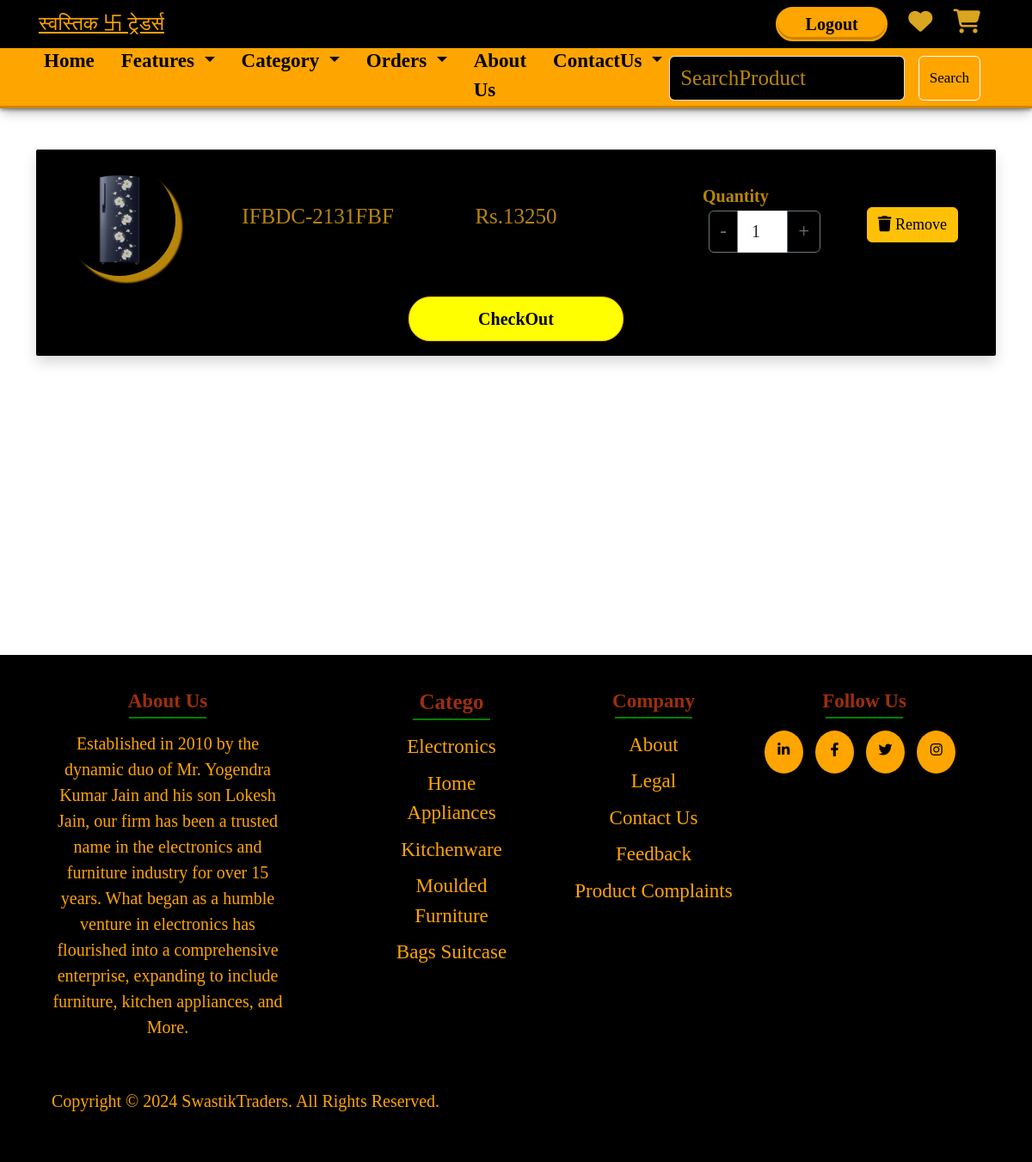
Before: /Cart/ (signed in) with the older database file.
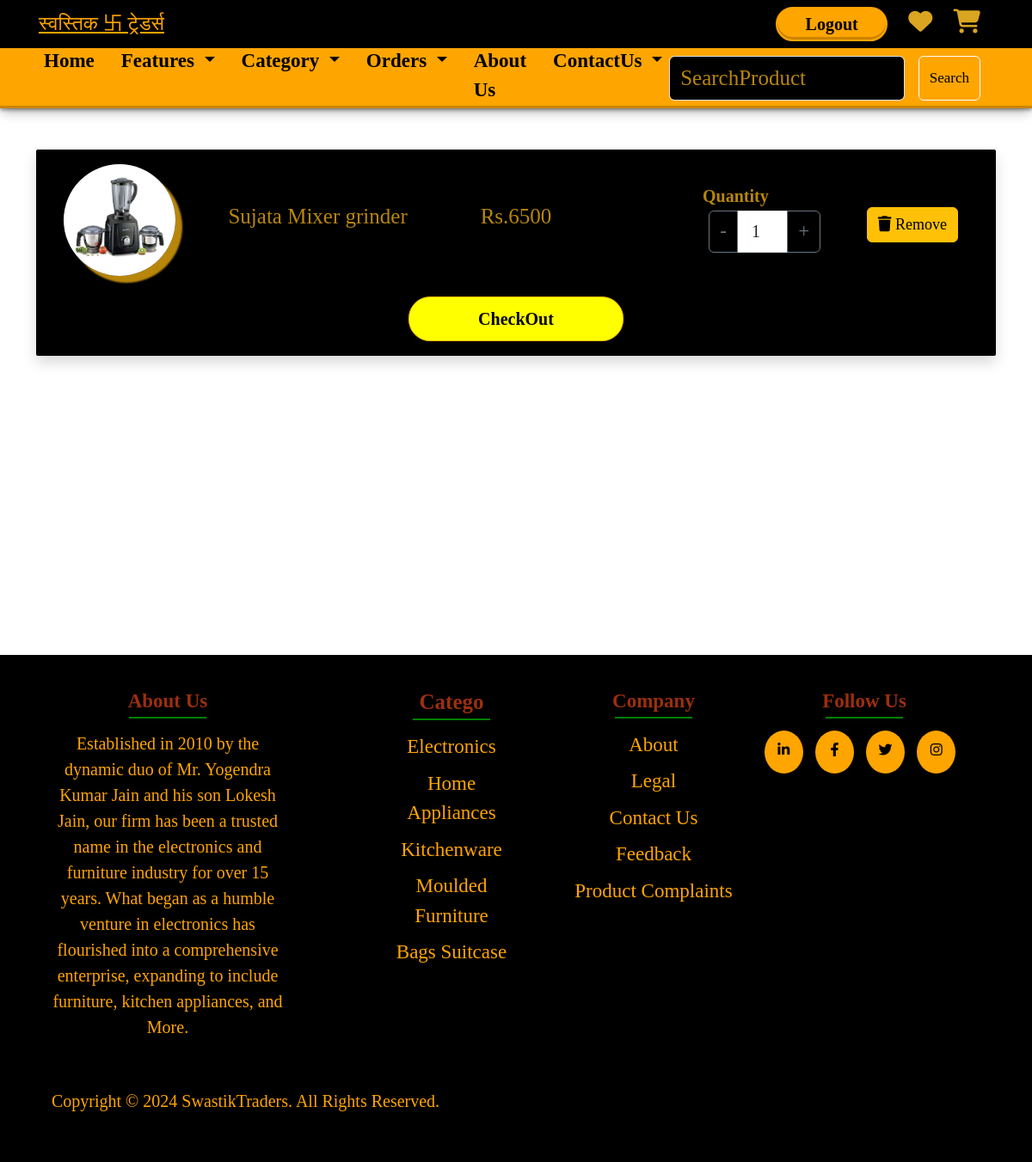
After: the same page with the newer database file.
### Ecomapp/models.py (models this page shows, shortened)
class Cart(models.Model):
    user = models.ForeignKey(User, on_delete=models.CASCADE)
    product = models.ForeignKey(Product, on_delete=models.CASCADE)
    product_qty = models.IntegerField(default=0)
    created_at = models.DateTimeField(auto_now_add=True)

class Product(models.Model):
    category = models.ForeignKey(Category, on_delete=models.CASCADE)
    slug = models.CharField(max_length=150, null=False, blank=False)
    name = models.CharField(max_length=150, null=False, blank=False)
    Product_image = models.ImageField(upload_to=get_file_path, null=True, blank=True)
    Small_description = models.TextField(max_length=250, null=False, blank=False)
    Size = models.TextField(max_length=150,null=True,blank=False)
    quantity = models.IntegerField(null=False, blank=False)
    description = models.TextField(max_length=1000, null=False, blank=False)
    description2 = models.TextField(max_length=1000, null=True, blank=False)
    Orignal_Price = models.FloatField(null=False, blank=False)
    Selling_Price =models.FloatField(null=False,blank=False)
    status = models.BooleanField(default=False, help_text="Whether the category is hidden or not")
    trending = models.BooleanField(default=False, help_text="Whether the category is trending or not")
    Tag = models.CharField(max_length=150, null=False, blank=False)
    meta_title = models.CharField(max_length=150, null=False, blank=False)
    meta_keywords = models.TextField(null=False, blank=False)
    meta_description = models.TextField(null=False, blank=False)
    created_at = models.DateTimeField(auto_now_add=True)

### Ecomapp/views.py (the view)
# urls.py: path('Cart/', views.cart, name='Cart'),
@login_required(login_url=Login)
def cart(request):
    cart_items = Cart.objects.filter(user=request.user)
    context = {'cart': cart_items}
    return render(request, 'Cart.html', context)

### templates/Cart.html (shortened to what this page needs)
{% extends 'Store/layouts/main.html' %}
{% load static %}
{% block content %}
<div class="py-5">
    <div class="container">
        <div class="row justify-content-center">
            <div class="col-md-12">
                <div class="card shadow product_data" style="border-radius: 2px; font-size: 23px; font-weight: bold; font-family: 'Times New Roman', Times, serif; background-color: black; z-index: 800;">
                    <div class="card-body">
                        {% if cart %}
                            {% for item in cart %}
                                <div class="row align-items-center justify-content-center mb-3 text-center" style="color:darkgoldenrod" data-product-id="{{ item.product_id }}">
                                    <div class="col-md-2 my-auto">
                                        <img src="{{ item.product.Product_image.url }}" height="130px" width="130px" style="user-select: none;color: darkgoldenrod;border-radius:100px;box-shadow:8px 8px 2px darkgoldenrod;">
                                    </div>
                                    <div class="col-md-3 my-auto">
                                        <h6 style="font-size: 25px; font-family: 'Times New Roman', Times, serif;">{{ item.product.name }}</h6>
                                    </div>
                                    <div class="col-md-2 my-auto">
                                        <h6 style="font-size: 25px;">Rs.{{ item.product.Selling_Price|stringformat:'d' }}</h6>
                                    </div>
                                    <div class="col-md-3 my-auto">
                                        {% if item.product.quantity >= item.product_qty %}
                                            <label for="Quantity" style="margin-left: 50px; font-size: 20px; font-family: 'Times New Roman', Times, serif;">Quantity</label>
                                            <div class="input-group text-center mb-2" style="width: 130px;margin-left: 120px;">
                                                <button class="btn btn-outline-secondary decrement-btn change-quantity" style="font-size: 23px;">-</button>
                                                <input style="font-size: 20px;" type="number" class="form-control text-center qty-input" name="quantity" value="{{ item.product_qty }}" min="1" max="{{ item.product.quantity }}">
                                                <button class="btn btn-outline-secondary increment-btn change-quantity" style="font-size: 23px;">+</button>
                                            </div>
                                        {% else %}
                                            <p>Not enough stock available</p>
                                        {% endif %}
                                    </div>
                                    <div class="col-md-2 my-auto">
                                        <button style="font-size: 18px; margin-top: 10px;" class="btn btn-warning delete-cart-item"><i class="fa fa-trash"></i> Remove</button>
                                    </div>
                                </div>
                            {% endfor %}
                            <div class="d-flex justify-content-center mt-4">
                                <a href="http://127.0.0.1:3000/Checkout/" class="btn btn-warning" style="border-radius: 25px; padding: 10px; font-size: 20px; font-weight: bold; color: black; text-decoration: none; background-color: yellow; width: 250px; text-align: center;">CheckOut</a>
                            </div>
                        {% else %}
                            <p class="text-center"style="color:darkgoldenrod">Your cart is empty.</p>
                        {% endif %}
                    </div>
                </div>
            </div>
        </div>
    </div>
</div>
<footer>
    <div class="footer-col about">
        <h4>About us</h4>
        <p style="color: Orange;font-size: 20px;font-family: 'Times New Roman', Times, serif;">Established in 2010 by the dynamic duo of Mr. Yogendra Kumar Jain and his son Lokesh Jain, our firm has been a trusted name in the electronics and furniture industry for over 15 years. What began as a humble venture in electronics has flourished into a comprehensive enterprise, expanding to include furniture, kitchen appliances, and More.</p>
    </div>
    <div class="footer-col services">
        <h4 style="margin-left: 120px;font-family: 'Times New Roman', Times, serif;font-size: 25px;">Catego</h4>
        <ul style="margin-left: 120px;">
            <li><a href="http://127.0.0.1:2000/collections/Electronics">Electronics</a></li>
            <li><a href="http://127.0.0.1:2000/collections/KitchenWare">Home Appliances</a></li>
            <li><a href="http://127.0.0.1:2000/collections/Washroom">Kitchenware</a></li>
            <li><a href="http://127.0.0.1:2000/collections/Handloom">Moulded Furniture</a></li>
            <li><a href="http://127.0.0.1:2000/collections/Bags">Bags Suitcase</a></li>
        </ul>
    </div>
    <div class="footer-col company">
        <h4 style="margin-left: 50px;">Company</h4>
        <ul style="margin-left: 50px;">
            <li><a href="{% url 'Aboutus' %}">About</a></li>
            <li><a href="http://127.0.0.1:1000/contact/">Legal</a></li>
            <li><a href="{% url 'Contact' %}">Contact us</a></li>
            <li><a href="{% url 'Feedbacks' %}">Feedback</a></li>
            <li><a href="{% url 'Complaint' %}">Product Complaints</a></li>
        </ul>
    </div>
    <div class="footer-col follow">
        <h4>Follow us</h4>
        <div class="links">
            <a href="https://www.linkedin.com/feed/"><i class="fab fa-linkedin-in"></i></a>
            <a href="https://www.facebook.com/"><i class="fab fa-facebook-f"></i></a>
            <a href="#"><i class="fab fa-twitter"></i></a>
            <a href="https://www.instagram.com/anveshjain1635/"><i class="fab fa-instagram"></i></a>
        </div>
    </div>
    <div class="line">
        <p style="font-size: 20px;color:Orange;font-family: 'Times New Roman', Times, serif;">Copyright © 2024 SwastikTraders. All Rights Reserved.</p>
    </div>
</footer>
{% endblock content %}

### templates/store/layouts/main.html (shortened to what this page needs)
<!DOCTYPE html>
<html lang="en">
<head>
  <link href="https://cdn.jsdelivr.net/npm/bootstrap@5.3.3/dist/css/bootstrap.min.css" rel="stylesheet">
  <link href="https://cdnjs.cloudflare.com/ajax/libs/font-awesome/6.5.1/css/all.min.css" rel="stylesheet">
  <link href='https://unpkg.com/boxicons@2.1.4/css/boxicons.min.css' rel='stylesheet'>
  <link rel="stylesheet" href="https://cdnjs.cloudflare.com/ajax/libs/font-awesome/6.2.0/css/all.min.css">
  <link rel="stylesheet" href="https://cdn.jsdelivr.net/npm/alertifyjs@1.13.1/build/css/alertify.min.css"/>
  <link rel="stylesheet" href="https://code.jquery.com/ui/1.14.0/themes/base/jquery-ui.css">
</head>
<body>
  {% include 'Store/Inc/navbar.html' %}
  {% block content %}
  {% endblock %}
</body>
</html>

### templates/store/Inc/navbar.html (shortened to what this page needs)
{% load static %}
<body>
    <div class="top-navbar">
        <div class="top-icons">
        <a href="{% url 'home' %}" style="color: #1c1c50;font-size: 23px;text-decoration: none;font-family: 'Times New Roman', Times, serif;color:Orange;width:250px;padding:px;text-decoration:underline;">स्वस्तिक 卐 ट्रेडर्स</a>
        </div>
        <div class="other-links">
            {% if user.is_authenticated %}
                <button id="btn-logout"><a href="{% url 'logout' %}">Logout</a></button>
            {% else %}
                <button id="btn-login"><a href="{% url 'Login' %}">Login</a></button>
                <button id="btn-signup"><a href="{% url 'Signup' %}">Signup</a></button>
            {% endif %}
            <a href="{% url 'Wishlist' %}"><i class="fa-solid fa-heart" style="color:Goldenrod"></i></a>
            <a href="{% url 'Cart' %}"><i class="fa-solid fa-cart-shopping"style="color:Goldenrod"></i></a>
        </div>
    </div>
    <div class="home-section">
        <nav class="navbar navbar-expand-lg" id="navbar">
            <div class="container-fluid">
              <div class="collapse navbar-collapse" id="navbarSupportedContent">
                <ul class="navbar-nav me-auto mb-2  lg-1 fs-5 ">
                  <li class="nav-item">
                    <a class="nav-link active" aria-current="page" href="{% url 'home' %}" style="color: black;">Home</a>
                  </li>
                  <li class="nav-item dropdown">
                    <a style="color:black" class="nav-link dropdown-toggle" href="#" id="navbarDropdown" role="button" data-bs-toggle="dropdown" aria-expanded="false">
                      Features
                    </a>
                  </li>
                  <li class="nav-item dropdown">
                    <a href="#" class="nav-link dropdown-toggle" id="navbarDropdown" role="button" data-bs-toggle="dropdown" aria-expanded="false" style="color:black;border-radius: 20px;">
                      Category
                    </a>
                  </li>
                  <li class="nav-item dropdown">
                    <a style="color: black;" class="nav-link dropdown-toggle" href="#" id="navbarDropdown" role="button" data-bs-toggle="dropdown" aria-expanded="false">
                      Orders
                    </a>
                </li>
                  <li class="nav-item">
                    <a style="color:black;" class="nav-link" href="{% url 'Aboutus' %}">About Us</a>
                  </li>
                  <li class="nav-item dropdown">
                    <a style="color: black;" class="nav-link dropdown-toggle" href="#" id="navbarDropdown" role="button" data-bs-toggle="dropdown" aria-expanded="false">
                      ContactUs
                    </a>
                </li>
                </ul>
                <div class="Search_bar">
                    <form class="d-flex me-5" action="{% url 'searchproduct' %}" method="POST">
                        <input
                            class="form-control me-3"
                            name="searchproduct"
                            id="SearchProduct"
                            type="search"
                            placeholder="SearchProduct"
                            aria-label="Search"
                            style="background-color: black; font-size: 25px;color: darkgoldenrod;"
                        >
                        <button
                            class="btn btn-outline-success"
                            type="submit"
                            id="search-btn"
                            style="color: black;background:Orange;font-size:17px"
                        >
                            Search
                        </button>
                    </form>
                </div>
            </div>
            </div>
          </nav>

### templates/store/Inc/navbar.html (style rules this page uses)
body { margin: 100; padding: 100; box-sizing: border-box; background-color: white; }
#btn-logout { position: relative; width: 130px; height: 5vh; border: 2px solid Orange; color: #1c1c50; font-weight: bold; border-radius: 30px; background: Orange; overflow: hidden; cursor: pointer; transition: color 0.5s ease; box-shadow: rgba(0, 0, 0, 0.4) 0px 2px 4px, rgba(0, 0, 0, 0.3) 0px 7px 13px -3px, rgba(0, 0, 0, 0.2) 0px -3px 0px inset; font-size:20px; }
#btn-logout::before { content: ""; position: absolute; top: 0; left: -100%; width: 100%; height: 100%; background-color:black; transition: transform 0.5s ease; z-index: 0; border-color: #1c1c50; }
#btn-logout a { position: relative; z-index: 1; text-decoration: none; color: black; font-family: Serif; transition: color 0.5s ease; }
.top-navbar { width: 100%; height: 7vh; display: flex; align-items: center; text-align: center; justify-content: space-between; background-color:black; z-index: 1000; }
.Search_bar { position: relative; z-index: 1000; }
#SearchProduct::placeholder { color: darkgoldenrod; }
.top-icons { margin-left: 45px; }
.other-links { margin-right: 60px; }
.other-links i { color: #06062c; font-size: 28px; margin-left: 20px; cursor: pointer; transition: color 0.3s ease, transform 0.3s ease; }
#navbar { background-color:orange; font-size: 15px; font-family: 'Roboto Slab', serif; box-shadow: rgba(0, 0, 0, 0.4) 0px 2px 4px, rgba(0, 0, 0, 0.3) 0px 7px 13px -3px, rgba(0, 0, 0, 0.2) 0px -3px 0px inset; height:70px; }
#navbar .nav-link { color:black; font-weight: bold; margin-left: 15px; transition: 0.5s ease; font-size: 23px; margin-top: 10px; border-radius: 0px; }
#search-btn { color: white; border: 1px solid white; }

### templates/Cart.html (style rules this page uses)
footer { display: flex; flex-wrap: wrap; background-color:black; padding: 40px 5%; color: black; margin-top: 300px; height: auto; }
.footer-col { flex: 1; min-width: 200px; margin-bottom: 20px; text-align: center; }
.footer-col h4 { margin-bottom: 20px; font-weight: bold; font-size: 23px; color: rgb(156, 47, 14); text-transform: capitalize; position: relative; font-family: 'Times New Roman', Times, serif; }
.footer-col p { color: Orange; font-size: 20px; }
.footer-col h4::before { content: ''; position: absolute; left: 50%; transform: translateX(-50%); bottom: -6px; background-color: green; height: 2px; width: 90px; }
ul { list-style: none; padding: 0; }
ul li { margin-bottom: 8px; }
ul li a { display: block; font-size: 23px; text-transform: capitalize; color: Orange; text-decoration: none; transition: 0.4s; font-family: "Lora"; }
.links a { display: inline-block; height: 50px; width: 45px; color: black; background-color: Orange; margin: 0 10px 10px 0; text-align: center; line-height: 44px; border-radius: 50%; transition: 0.4s; }
.line { text-align: center; font-size: 20px; color: orange; margin-top: 20px; }

### templates/store/layouts/main.html (style rules this page uses)
body { min-height: 100vh; width: 100vw; background-color: white; overflow-x: hidden; }

Changed rows visible on the page:
removed Cart: product.Product_image (picture), product.name "IFBDC-2131FBF", product.Selling_Price "13250", quantity "1"
added Cart: product.Product_image (picture), product.name "Sujata Mixer grinder", product.Selling_Price "6500", quantity "1"
